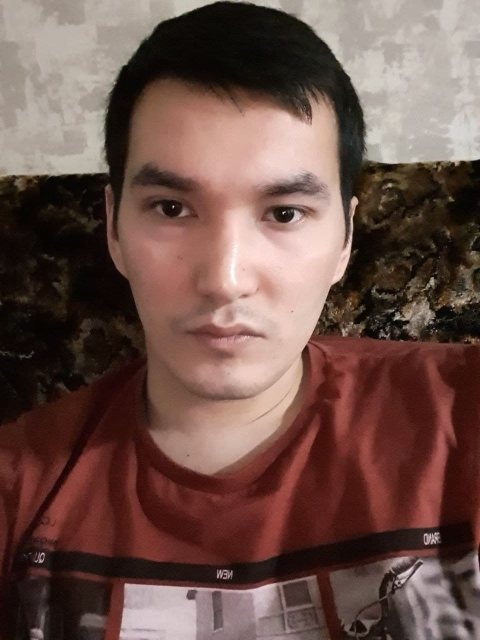
#> input picture test/Jasur.jpg, 960 x 1280 px, given as the content of the folder faces, which was not available (shown at 1/2 size)
$ python face_detector_training.py
#> lines starting #> are read from the running program, lines starting #| are printed output that depends on the picture; after the words box and inside, x2 and y2 are one past the last pixel; in counts of white or black regions, pixels touching at a corner belong together; pictures that were not available may be replaced by others from this repository, and a replacement may not be noted
from os import listdir
from os.path import isfile, join

import cv2
import cv2 as cv
import numpy as np

faces_dir = 'faces'
files = [f for f in listdir(faces_dir) if isfile(join(faces_dir, f))]

# training
training_data, labels = [], []

for i, file_path in enumerate(files):
    image_path = f"{faces_dir}/{file_path}"
    print(image_path)
    image = cv.imread(image_path, cv.IMREAD_GRAYSCALE)
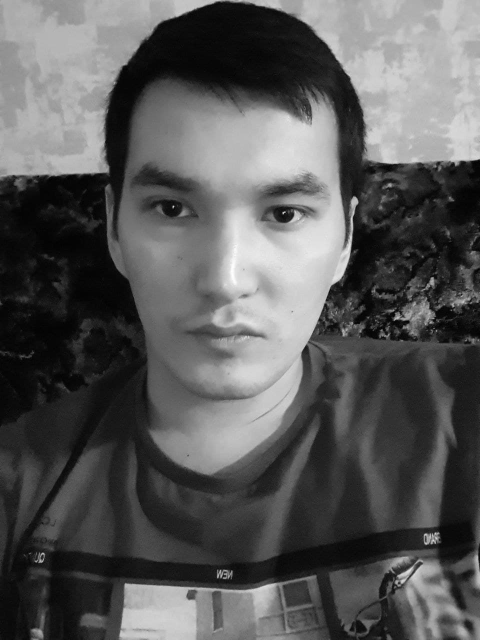
#> image: shape (1280, 960) (shown at 1/2 size); min 0, max 255, mean 88.8
#> further down, img is the input picture: shape (1280, 960, 3); mean B, G, R 73.9, 81.3, 109
    training_data.append(np.array(image, dtype=np.uint8))
    labels.append(i)
labels = np.asarray(labels, dtype=np.int32)
model = cv.face.LBPHFaceRecognizer_create()
model.train(np.asarray(training_data), np.asarray(labels))
print("Model training completed.")

cascPath = "cascades/haarcascade_frontalface_default.xml"
face_classifier = cv.CascadeClassifier(cascPath)


def face_detector(img, size=0.5):
#> called with size = 0.5
    gray = cv.cvtColor(img, cv2.COLOR_BGR2GRAY)
    faces = face_classifier.detectMultiScale(gray, 1.3)
#> faces = [[166, 200, 581, 581]]

    if faces is ():
        return img, []
    rois = list()
    for (x, y, w, h) in faces:
        cv.rectangle(img, (x, y), (x + w, y + h), (255, 0, 0), 2)
        roi = img[y:y + h, x:x + w]
        roi = cv.resize(roi, (200, 200))
        rois.append(roi)
#> this loop made 1 pass
#> pass 1, in face_detector, `roi = img[y:y + h, x:x + w]`:
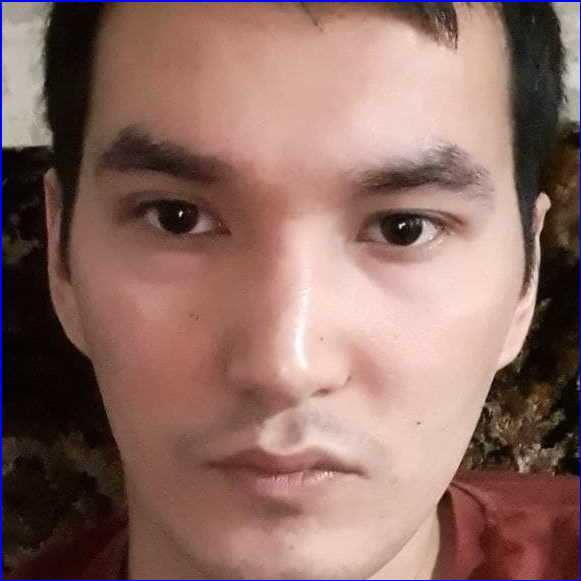
#> roi: shape (581, 581, 3); mean B, G, R 100.8, 108.4, 141.1
#> pass 1, in face_detector, `roi = cv.resize(roi, (200, 200))`:
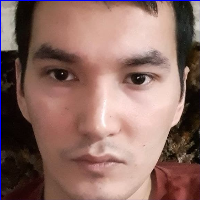
#> roi: shape (200, 200, 3); mean B, G, R 100.7, 108.2, 141.1
#> after the loop:
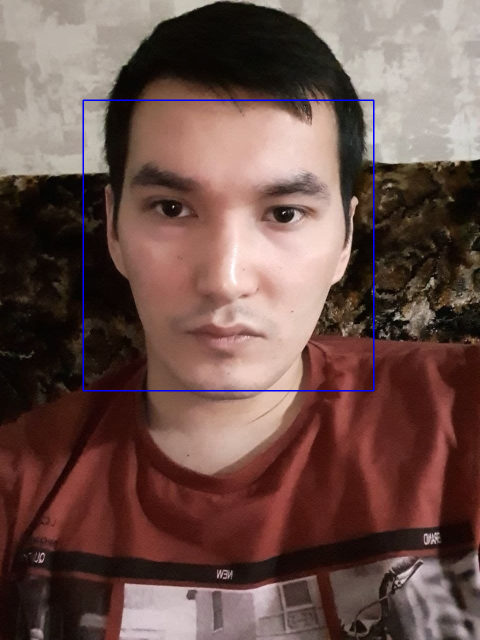
#> img: shape (1280, 960, 3) (shown at 1/2 size); 0.57% of pixels changed, all inside (x1, y1, x2, y2) = (165, 199, 749, 783)
#> after the loop, rois = 1 item
    return img, rois


cap = cv.VideoCapture(0)
while True:
    success, img = cap.read()
    img, faces = face_detector(img)
#> faces = 1 item
    try:
        faces = [cv.cvtColor(face, cv.COLOR_BGR2GRAY) for face in faces]
        for face in faces:
            result = model.predict(face)
            if result[1] > 500:
                confidence = int(100 * (1 - (result[1])/300))
                display_string = str(confidence) + '% confidence'
                cv.putText(img, display_string, (100, 120), cv.FONT_HERSHEY_SIMPLEX, 1, (250,120,122), 2)
                if confidence > 75:
                    cv.putText(img, "unlocked", (250, 120), cv.FONT_HERSHEY_SIMPLEX, 1, (250, 120, 122), 2)
#> this loop made 1 pass
#> result on pass 1: (0, 65.12)
        cv.imshow("face", img)
    except:
        cv.putText(img, "Face Not Found", (250, 120), cv.FONT_HERSHEY_SIMPLEX, 1, (250, 120, 122), 2)
        cv.imshow("test", img)
    if cv.waitKey(1) == 13:
#> (key Esc is pressed here)
        break
cap.release()
#> (the run stopped early here; a loop or call above may not have finished)
